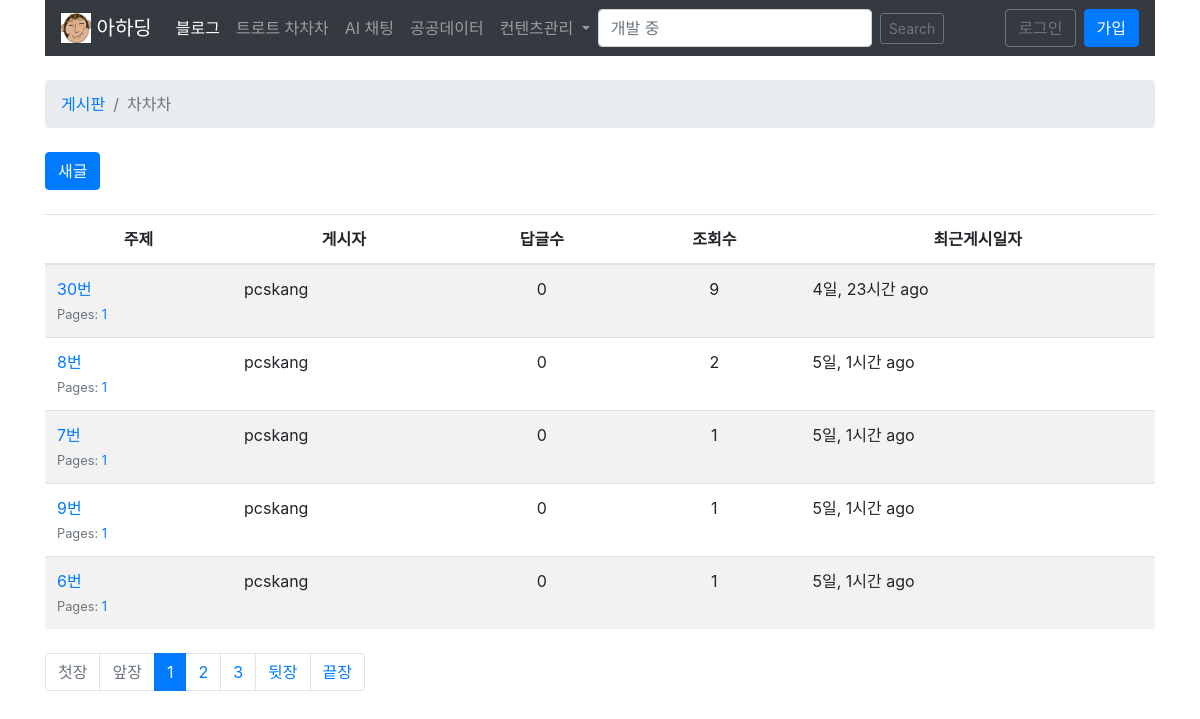
Before: /게시판/1/ with the older database file.
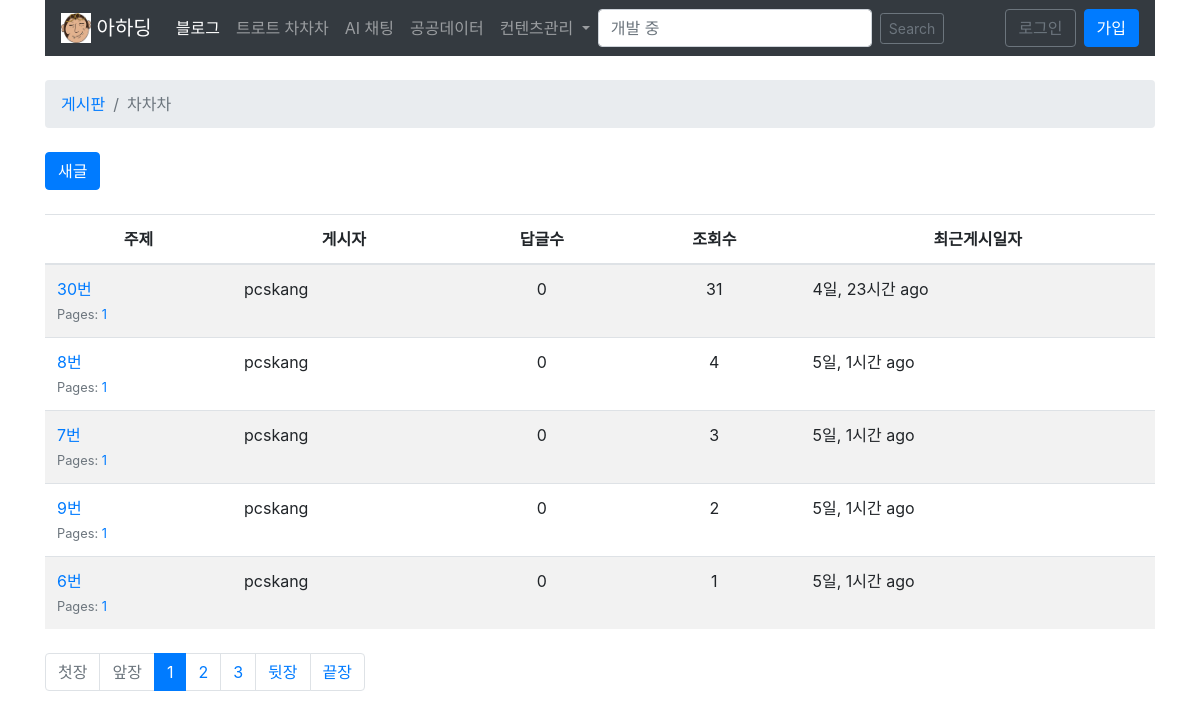
After: the same page with the newer database file.
### boards/models.py (models this page shows, shortened)
class 주제텝(models.Model):
    주제 = models.CharField(max_length=255)
    게시일 = models.DateTimeField(auto_now_add=True)
    게시판 = models.ForeignKey(게시판텝, related_name='주제들', on_delete=models.CASCADE)
    게시자 = models.ForeignKey(회원, related_name='주제들', on_delete=models.CASCADE)
    조회수 = models.PositiveIntegerField(default=0)
    def get_page_count(self):
        count = self.글들.count()
        pages = count / 3
        return math.ceil(pages)
    def has_many_pages(self, count=None):
        if count is None:
            count = self.get_page_count()
        return count > 3
    def get_page_range(self):
        count = self.get_page_count()
        if self.has_many_pages(count):
            return range(1, 5)
        return range(1, count + 1)

### boards/views.py (called while the page is built)
    def get_context_data(self, **kwargs):
        kwargs['헤더'] = self.헤더
        kwargs['게시판'] = self.게시판
        return super().get_context_data(**kwargs)

    def get_queryset(self):
        self.헤더 = 주제그리드헤드텝.objects.all()
        self.게시판 = get_object_or_404(게시판텝, pk=self.kwargs.get('id'))
        queryset = self.게시판.주제들.order_by('-게시일').annotate(댓글수=Count('주제') - 1)
        return queryset

### boards/templates/주제목록.html (shortened to what this page needs)
{% extends '게시판기본.html' %}
{% load humanize %}
{% block 이정표 %}
  <li class="breadcrumb-item"><a href="{% url '게시판목록' %}">게시판</a></li>
  <li class="breadcrumb-item active">{{게시판.이름}}</li>
{% endblock %}
{% block 페이지내용 %}
<div class="mb-4">
  <a href="{% url '새글' 게시판.pk %}" class="btn btn-primary" role="button">새글</a>
</div>
<table class="table table-striped mb-4">
  <thead class="thead-inverse">
    <tr>
      {% for 컬럼 in 헤더 %}
        <th class='text-center'>{{ 컬럼.헤더 }}</th>
      {% endfor %}
    </tr>
  </thead>
  <tbody>
    {% for 주제 in 게시판들 %}
      {% url '댓글목록' 게시판.pk 주제.pk as 주제_URL %}
      <tr>
        <td>
          <p class="mb-0">
            <a href="{{ 주제_URL }}">{{ 주제.주제 }}</a>
          </p>
          <small class="text-muted">
            Pages:
            {% for i in 주제.get_page_range %}
              <a href="{{ 주제_URL }}?page={{ i }}">{{ i }}</a>
            {% endfor %}
          </small>
        </td>
        <td>{{ 주제.게시자.username }}</td>
        <td class='text-center'>{{ 주제.댓글수 }}</td>
        <td class='text-center'>{{ 주제.조회수 }}</td>
        <td>{{ 주제.게시일|naturaltime }}</td>
      </tr>
    {% endfor %}
  </tbody>
</table>
  {% include 'includes/페이지관리.html' %}
{% endblock %}

Changed rows visible on the page:
changed 주제텝 "4일, 23시간 ago": 조회수 "9" → "31"
changed 주제텝 (number 2 of 5 on the later page): 조회수 "2" → "4"
changed 주제텝 (number 3 of 5 on the later page): 조회수 "1" → "3"
changed 주제텝 (number 4 of 5 on the later page): 조회수 "1" → "2"
